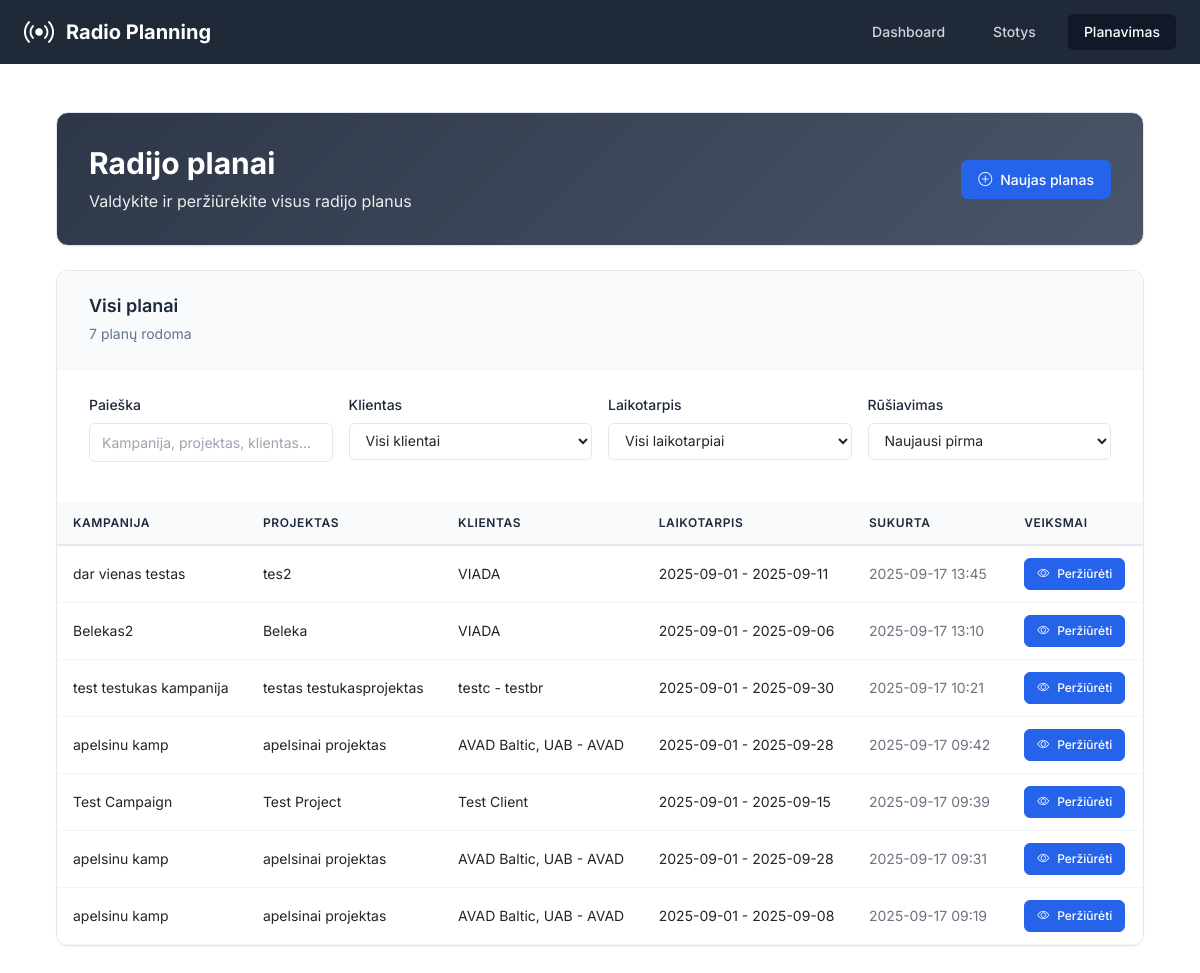
/planning, run on an earlier commit of the app's database.
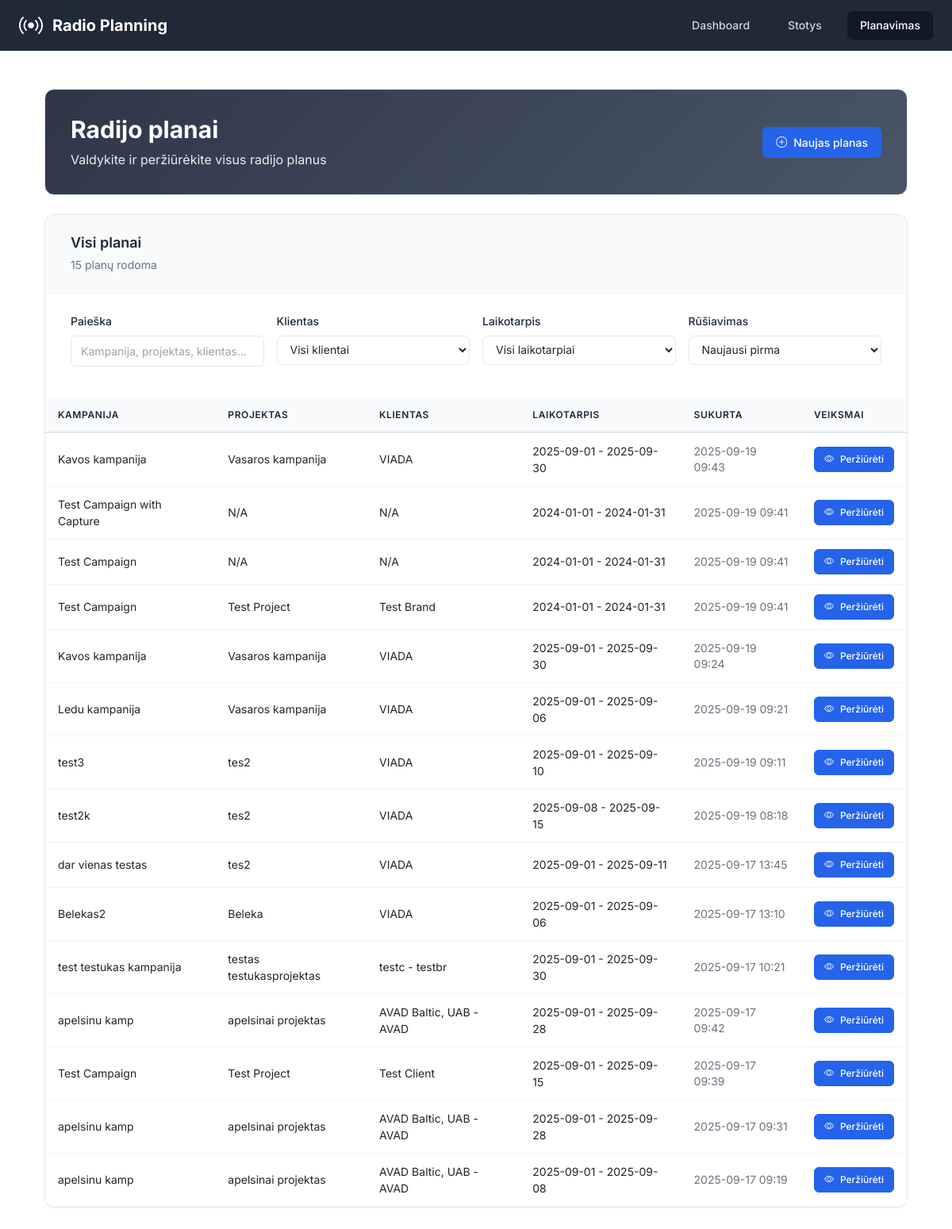
And on a later commit of the database.
### app/models.py (models this page shows, shortened)
class RadioPlan(db.Model):
    __tablename__ = 'radio_plans'
    id = db.Column(db.Integer, primary_key=True)
    campaign_id = db.Column(db.Integer, nullable=False)  # From projects-crm
    campaign_name = db.Column(db.String(200))
    project_id = db.Column(db.Integer)
    project_name = db.Column(db.String(200))
    client_brand_id = db.Column(db.Integer)
    client_brand_name = db.Column(db.String(200))
    start_date = db.Column(db.Date, nullable=False)
    end_date = db.Column(db.Date, nullable=False)
    target_audience = db.Column(db.String(50), nullable=False)
    our_discount = db.Column(db.Float, default=0)  # Percentage
    client_discount = db.Column(db.Float, default=0)  # Percentage
    created_at = db.Column(db.DateTime, default=datetime.utcnow)
    updated_at = db.Column(db.DateTime, default=datetime.utcnow, onupdate=datetime.utcnow)
    spots = db.relationship('RadioSpot', backref='plan', lazy='dynamic', cascade='all, delete-orphan')
    clips = db.relationship('RadioClip', backref='plan', lazy='dynamic', cascade='all, delete-orphan')
    selected_stations = db.relationship('RadioStation', secondary=plan_stations, lazy='subquery',
                                      backref=db.backref('plans', lazy=True))

### app/routes.py (the view)
@main_bp.route('/planning')
def planning():
    plans = RadioPlan.query.order_by(RadioPlan.created_at.desc()).all()
    return render_template('planning.html', plans=plans)

### app/templates/planning.html (shortened to what this page needs)
{% extends "base.html" %}
{% block content %}
<div class="container-fluid p-0">
    <div class="dashboard-header mb-4">
        <div class="header-content">
            <div class="flex justify-between items-center">
                <div>
                    <h1 class="text-3xl font-bold mb-2">Radijo planai</h1>
                    <p class="opacity-90">Valdykite ir peržiūrėkite visus radijo planus</p>
                </div>
                <a href="{{ url_for('main.new_plan') }}" class="btn-professional btn-primary">
                    <i class="bi bi-plus-circle"></i>
                    <span>Naujas planas</span>
                </a>
            </div>
        </div>
    </div>
    <div class="professional-section">
        <div class="section-header">
            <div class="section-title">
                <h3>Visi planai</h3>
                <span class="section-subtitle"><span id="filteredCount">{{ plans | length }}</span> planų rodoma</span>
            </div>
        </div>
        <div class="filter-content">
            <div class="filter-grid">
                <div class="filter-item">
                    <label for="searchFilter" class="filter-label">Paieška</label>
                    <input type="text" id="searchFilter" class="filter-input" placeholder="Kampanija, projektas, klientas...">
                </div>
                <div class="filter-item">
                    <label for="clientFilter" class="filter-label">Klientas</label>
                    <select id="clientFilter" class="filter-select">
                        <option value="">Visi klientai</option>
                    </select>
                </div>
                <div class="filter-item">
                    <label for="dateFilter" class="filter-label">Laikotarpis</label>
                    <select id="dateFilter" class="filter-select">
                        <option value="">Visi laikotarpiai</option>
                    </select>
                </div>
                <div class="filter-item">
                    <label for="sortFilter" class="filter-label">Rūšiavimas</label>
                    <select id="sortFilter" class="filter-select">
                        <option value="newest">Naujausi pirma</option>
                    </select>
                </div>
            </div>
        </div>
        <div class="table-container">
            {% if plans %}
            <div class="table-responsive">
                <table class="professional-table">
                    <thead>
                        <tr>
                            <th>Kampanija</th>
                            <th>Projektas</th>
                            <th>Klientas</th>
                            <th>Laikotarpis</th>
                            <th>Sukurta</th>
                            <th>Veiksmai</th>
                        </tr>
                    </thead>
                    <tbody>
                        {% for plan in plans %}
                        <tr class="plan-row"
                            data-campaign="{{ (plan.campaign_name or '')|lower }}"
                            data-project="{{ (plan.project_name or '')|lower }}"
                            data-client="{{ (plan.client_brand_name or '')|lower }}"
                            data-start-date="{{ plan.start_date.strftime('%Y-%m-%d') }}"
                            data-end-date="{{ plan.end_date.strftime('%Y-%m-%d') }}"
                            data-created="{{ plan.created_at.strftime('%Y-%m-%d') }}">
                            <td>{{ plan.campaign_name or 'N/A' }}</td>
                            <td>{{ plan.project_name or 'N/A' }}</td>
                            <td>{{ plan.client_brand_name or 'N/A' }}</td>
                            <td>
                                <span class="text-sm">
                                    {{ plan.start_date.strftime('%Y-%m-%d') }} - {{ plan.end_date.strftime('%Y-%m-%d') }}
                                </span>
                            </td>
                            <td class="text-gray-500 text-sm">{{ plan.created_at.strftime('%Y-%m-%d %H:%M') }}</td>
                            <td>
                                <a href="{{ url_for('main.view_plan', plan_id=plan.id) }}" class="btn-professional btn-primary btn-sm">
                                    <i class="bi bi-eye"></i>
                                    <span>Peržiūrėti</span>
                                </a>
                            </td>
                        </tr>
                        {% endfor %}
                    </tbody>
                </table>
            </div>
            {% endif %}
        </div>
    </div>
</div>
{% endblock %}

### app/templates/base.html (shortened to what this page needs)
<!DOCTYPE html>
<html lang="lt" class="h-full bg-gray-50">
<head>
    <script src="https://cdn.tailwindcss.com"></script>
    <link rel="stylesheet" href="https://cdn.jsdelivr.net/npm/bootstrap-icons@1.11.0/font/bootstrap-icons.css">
    <link href="https://cdn.jsdelivr.net/npm/bootstrap@5.3.0/dist/css/bootstrap.min.css" rel="stylesheet">
</head>
<body class="h-full">
    <div class="min-h-full">
        <header class="bg-gray-800">
            <div class="max-w-7xl mx-auto px-4 sm:px-6 lg:px-8">
                <div class="flex justify-between h-16">
                    <div class="flex items-center">
                        <div class="flex-shrink-0">
                            <div class="flex items-center">
                                <i class="bi bi-broadcast text-white text-3xl mr-3"></i>
                                <h1 class="text-xl font-bold text-white">Radio Planning</h1>
                            </div>
                        </div>
                    </div>
                    <nav class="hidden md:flex items-center space-x-4">
                        <a href="{{ url_for('main.index') }}"
                           class="{% if request.endpoint == 'main.index' %}bg-gray-900 text-white{% else %}text-gray-300 hover:bg-gray-700 hover:text-white{% endif %} px-3 py-2 rounded-md text-sm font-medium transition-colors">
                            Dashboard
                        </a>
                        <a href="{{ url_for('main.stations') }}"
                           class="{% if request.endpoint == 'main.stations' %}bg-gray-900 text-white{% else %}text-gray-300 hover:bg-gray-700 hover:text-white{% endif %} px-3 py-2 rounded-md text-sm font-medium transition-colors">
                            Stotys
                        </a>
                        <a href="{{ url_for('main.planning') }}"
                           class="{% if request.endpoint == 'main.planning' %}bg-gray-900 text-white{% else %}text-gray-300 hover:bg-gray-700 hover:text-white{% endif %} px-3 py-2 rounded-md text-sm font-medium transition-colors">
                            Planavimas
                        </a>
                    </nav>
                </div>
            </div>
        </header>
        <main class="max-w-7xl mx-auto py-6 sm:px-6 lg:px-8">
            <div class="px-4 py-6 sm:px-0">
                {% block content %}{% endblock %}
            </div>
        </main>
    </div>
</body>
</html>

### app/templates/base.html (style rules this page uses)
body { font-family: 'Inter', sans-serif; }

### app/templates/planning.html (style rules this page uses)
:root { --primary-color: #2563eb; --success-color: #059669; --info-color: #0891b2; --warning-color: #d97706; --background-light: #f8fafc; --background-white: #ffffff; --text-primary: #1e293b; --text-secondary: #64748b; --text-muted: #94a3b8; --border-color: #e2e8f0; --border-light: #f1f5f9; --shadow-sm: 0 1px 2px 0 rgb(0 0 0 / 0.05); --shadow-md: 0 4px 6px -1px rgb(0 0 0 / 0.1), 0 2px 4px -2px rgb(0 0 0 / 0.1); --shadow-lg: 0 10px 15px -3px rgb(0 0 0 / 0.1), 0 4px 6px -4px rgb(0 0 0 / 0.1); --radius-sm: 6px; --radius-md: 8px; --radius-lg: 12px; }
.dashboard-header { background: linear-gradient(135deg, #2d3748, #4a5568); color: white; border: 1px solid var(--border-color); border-radius: var(--radius-lg); box-shadow: var(--shadow-sm); padding: 2rem; margin-bottom: 2rem; }
.btn-professional { display: inline-flex; align-items: center; gap: 0.5rem; padding: 0.5rem 1rem; border-radius: var(--radius-sm); font-size: 0.875rem; font-weight: 500; text-decoration: none; border: 1px solid transparent; transition: all 0.2s ease; cursor: pointer; }
.btn-professional.btn-sm { padding: 0.375rem 0.75rem; font-size: 0.75rem; }
.btn-professional.btn-primary { background: var(--primary-color); color: white; border-color: var(--primary-color); }
.professional-section { background: var(--background-white); border: 1px solid var(--border-color); border-radius: var(--radius-lg); box-shadow: var(--shadow-sm); overflow: hidden; }
.section-header { padding: 1.5rem 2rem; border-bottom: 1px solid var(--border-light); background: var(--background-light); }
.section-title h3 { font-size: 1.125rem; font-weight: 600; color: var(--text-primary); margin: 0 0 0.25rem 0; }
.section-subtitle { color: var(--text-secondary); font-size: 0.875rem; }
.table-container { overflow: hidden; }
.professional-table { width: 100%; border-collapse: collapse; font-size: 0.875rem; background: var(--background-white); }
.professional-table th { background: var(--background-light); color: var(--text-primary); font-weight: 600; padding: 0.75rem 1rem; text-align: left; border-bottom: 2px solid var(--border-color); font-size: 0.75rem; text-transform: uppercase; letter-spacing: 0.05em; }
.professional-table td { padding: 0.75rem 1rem; border-bottom: 1px solid var(--border-light); vertical-align: middle; font-size: 0.875rem; background: var(--background-white); }
.filter-content { padding: 1.5rem 2rem; }
.filter-grid { display: grid; grid-template-columns: repeat(auto-fit, minmax(200px, 1fr)); gap: 1rem; margin-bottom: 1rem; }
.filter-item { display: flex; flex-direction: column; gap: 0.5rem; }
.filter-label { font-size: 0.875rem; font-weight: 500; color: var(--text-primary); }
.filter-input, .filter-select { padding: 0.5rem 0.75rem; border: 1px solid var(--border-color); border-radius: var(--radius-sm); font-size: 0.875rem; transition: all 0.2s ease; background: var(--background-white); }
.opacity-90 { opacity: 0.9; }

What changed in the data, as far as the page shows it:
added RadioPlan: campaign_name "Kavos kampanija", project_name "Vasaros kampanija", client_brand_name "VIADA", start_date "2025-09-01", end_date "2025-09-30", created_at "2025-09-19 09:43"
added RadioPlan: campaign_name "Test Campaign with Capture", project_name "N/A", client_brand_name "N/A", start_date "2024-01-01", end_date "2024-01-31", created_at "2025-09-19 09:41"
added RadioPlan: campaign_name "Test Campaign", project_name "N/A", client_brand_name "N/A", start_date "2024-01-01", end_date "2024-01-31", created_at "2025-09-19 09:41"
added RadioPlan: campaign_name "Test Campaign", project_name "Test Project", client_brand_name "Test Brand", start_date "2024-01-01", end_date "2024-01-31", created_at "2025-09-19 09:41"
added RadioPlan: campaign_name "Kavos kampanija", project_name "Vasaros kampanija", client_brand_name "VIADA", start_date "2025-09-01", end_date "2025-09-30", created_at "2025-09-19 09:24"
added RadioPlan: campaign_name "Ledu kampanija", project_name "Vasaros kampanija", client_brand_name "VIADA", start_date "2025-09-01", end_date "2025-09-06", created_at "2025-09-19 09:21"
added RadioPlan: campaign_name "test3", project_name "tes2", client_brand_name "VIADA", start_date "2025-09-01", end_date "2025-09-10", created_at "2025-09-19 09:11"
added RadioPlan: campaign_name "test2k", project_name "tes2", client_brand_name "VIADA", start_date "2025-09-08", end_date "2025-09-15", created_at "2025-09-19 08:18"
Also different on the page:
{{ plans | length }}: "7" → "15"
